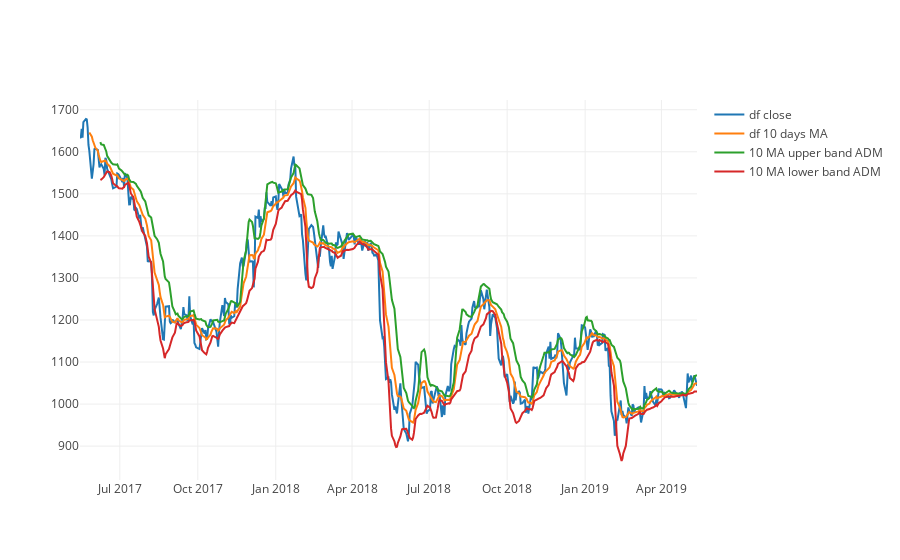

The notebook cell this image was saved under:
### Code cell
up_std = df_sma[['close']] + 2*df_sma[['close']].rolling(window=10).std()
lo_std = df_sma[['close']] - 2*df_sma[['close']].rolling(window=10).std()
drw_std_up = go.Scatter(x=up_std.index,y=up_std.close,name='10 MA upper band ADM')
drw_std_lo = go.Scatter(x=lo_std.index,y=lo_std.close,name='10 MA lower band ADM')


py.iplot([trace,trace_mean,drw_std_up,drw_std_lo])

### Figure 1 — Plotly figure (JSON) as saved in the notebook; plotly's stock layout.template omitted (floating-point values rounded to 4 significant figures; data arrays with more than 128 entries replaced by an {"elided": "..."} marker saying what was removed)
{"data": [{"name": "df close", "type": "scatter", "uid": "6206de93-e595-4a1d-9386-d808e6d2c7b6", "x": {"elided": "494 str values"}, "y": {"elided": "494 float values"}}, {"name": "df 10 days MA", "type": "scatter", "uid": "85e44b13-a2f1-4236-ad71-73c39dadc3ac", "x": {"elided": "494 str values"}, "y": {"elided": "494 float values"}}, {"name": "10 MA upper band ADM", "type": "scatter", "uid": "c507ad85-cb59-4ec4-8e99-4472b7a52875", "x": {"elided": "494 str values"}, "y": {"elided": "494 float values"}}, {"name": "10 MA lower band ADM", "type": "scatter", "uid": "f7631740-3969-475b-a447-903a06c57d61", "x": {"elided": "494 str values"}, "y": {"elided": "494 float values"}}], "layout": {}}
